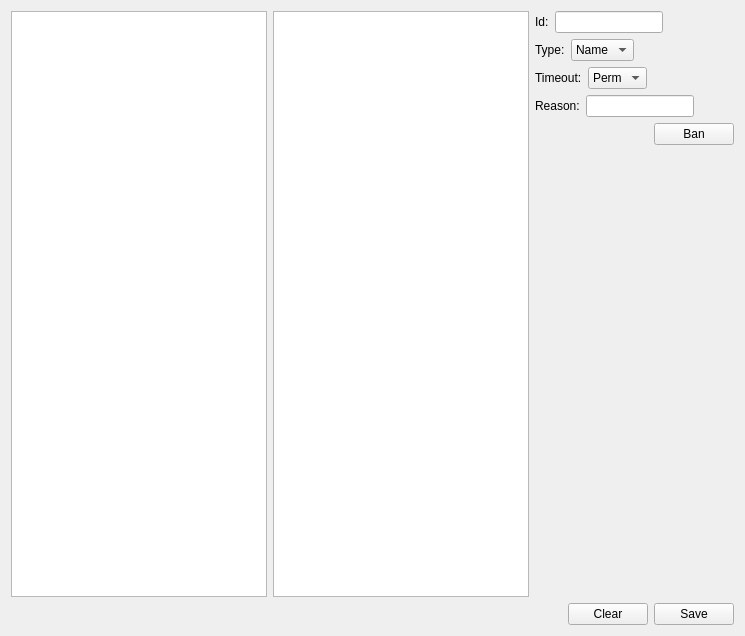
     <widget class="QWidget" name="tab_bl">
      <attribute name="title">
       <string>Banlist</string>
      </attribute>
      <layout class="QGridLayout" name="gridLayout_11">
       <item row="0" column="0" rowspan="6">
        <widget class="QTableWidget" name="tableWidget_bl"/>
       </item>
       <item row="6" column="0" colspan="3">
        <layout class="QHBoxLayout" name="horizontalLayout_4">
         <item>
          <spacer name="horizontalSpacer_5">
           <property name="locale">
            <locale language="English" country="UnitedStates"/>
           </property>
           <property name="orientation">
            <enum>Qt::Horizontal</enum>
           </property>
           <property name="sizeHint" stdset="0">
            <size>
             <width>40</width>
             <height>20</height>
            </size>
           </property>
          </spacer>
         </item>
         <item>
          <widget class="QPushButton" name="pushButton_bl_clear">
           <property name="locale">
            <locale language="English" country="UnitedStates"/>
           </property>
           <property name="text">
            <string>Clear</string>
           </property>
          </widget>
         </item>
         <item>
          <widget class="QPushButton" name="pushButton_bl_save">
           <property name="text">
            <string>Save</string>
           </property>
          </widget>
         </item>
        </layout>
       </item>
       <item row="5" column="2">
        <spacer name="verticalSpacer_7">
         <property name="locale">
          <locale language="English" country="UnitedStates"/>
         </property>
         <property name="orientation">
          <enum>Qt::Vertical</enum>
         </property>
         <property name="sizeHint" stdset="0">
          <size>
           <width>20</width>
           <height>452</height>
          </size>
         </property>
        </spacer>
       </item>
       <item row="4" column="2">
        <layout class="QHBoxLayout" name="horizontalLayout_2">
         <item>
          <spacer name="horizontalSpacer_2">
           <property name="locale">
            <locale language="English" country="UnitedStates"/>
           </property>
           <property name="orientation">
            <enum>Qt::Horizontal</enum>
           </property>
           <property name="sizeHint" stdset="0">
            <size>
             <width>40</width>
             <height>20</height>
            </size>
           </property>
          </spacer>
         </item>
         <item>
          <widget class="QPushButton" name="pushButton_bl_ban">
           <property name="locale">
            <locale language="English" country="UnitedStates"/>
           </property>
           <property name="text">
            <string>Ban</string>
           </property>
          </widget>
         </item>
        </layout>
       </item>
       <item row="3" column="2">
        <layout class="QHBoxLayout" name="horizontalLayout_12">
         <item>
          <widget class="QLabel" name="label_bl_reason_text">
           <property name="locale">
            <locale language="English" country="UnitedStates"/>
           </property>
           <property name="text">
            <string>Reason:</string>
           </property>
          </widget>
         </item>
         <item>
          <widget class="QLineEdit" name="lineEdit_bl_reason">
           <property name="locale">
            <locale language="English" country="UnitedStates"/>
           </property>
          </widget>
         </item>
         <item>
          <spacer name="horizontalSpacer_13">
           <property name="orientation">
            <enum>Qt::Horizontal</enum>
           </property>
           <property name="sizeHint" stdset="0">
            <size>
             <width>40</width>
             <height>20</height>
            </size>
           </property>
          </spacer>
         </item>
        </layout>
       </item>
       <item row="2" column="2">
        <layout class="QHBoxLayout" name="horizontalLayout_13">
         <item>
          <widget class="QLabel" name="label_bl_timeout_text">
           <property name="text">
            <string>Timeout:</string>
           </property>
          </widget>
         </item>
         <item>
          <widget class="QComboBox" name="comboBox_bl_timeout">
           <item>
            <property name="text">
             <string>Perm</string>
            </property>
           </item>
          </widget>
         </item>
         <item>
          <spacer name="horizontalSpacer_12">
           <property name="orientation">
            <enum>Qt::Horizontal</enum>
           </property>
           <property name="sizeHint" stdset="0">
            <size>
             <width>40</width>
             <height>20</height>
            </size>
           </property>
          </spacer>
         </item>
        </layout>
       </item>
       <item row="1" column="2">
        <layout class="QHBoxLayout" name="horizontalLayout_11">
         <item>
          <widget class="QLabel" name="label_bl_type_text">
           <property name="text">
            <string>Type:</string>
           </property>
          </widget>
         </item>
         <item>
          <widget class="QComboBox" name="comboBox_bl_type">
           <item>
            <property name="text">
             <string>Name</string>
            </property>
           </item>
           <item>
            <property name="text">
             <string>IP</string>
            </property>
           </item>
           <item>
            <property name="text">
             <string>GUID</string>
            </property>
           </item>
          </widget>
         </item>
         <item>
          <spacer name="horizontalSpacer_11">
           <property name="orientation">
            <enum>Qt::Horizontal</enum>
           </property>
           <property name="sizeHint" stdset="0">
            <size>
             <width>40</width>
             <height>20</height>
            </size>
           </property>
          </spacer>
         </item>
        </layout>
       </item>
       <item row="0" column="2">
        <layout class="QHBoxLayout" name="horizontalLayout_10">
         <item>
          <widget class="QLabel" name="label_bl_id_text">
           <property name="locale">
            <locale language="English" country="UnitedStates"/>
           </property>
           <property name="text">
            <string>Id:</string>
           </property>
          </widget>
         </item>
         <item>
          <widget class="QLineEdit" name="lineEdit_bl_id">
           <property name="locale">
            <locale language="English" country="UnitedStates"/>
           </property>
          </widget>
         </item>
         <item>
          <spacer name="horizontalSpacer_10">
           <property name="orientation">
            <enum>Qt::Horizontal</enum>
           </property>
           <property name="sizeHint" stdset="0">
            <size>
             <width>40</width>
             <height>20</height>
            </size>
           </property>
          </spacer>
         </item>
        </layout>
       </item>
       <item row="0" column="1" rowspan="6">
        <widget class="QListWidget" name="listWidget_bl">
         <property name="locale">
          <locale language="English" country="UnitedStates"/>
         </property>
        </widget>
       </item>
      </layout>
     </widget>
